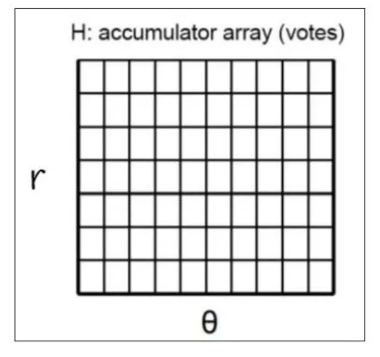
#> input picture tp9/assets/acumulator.png, 380 x 357 px
$ jupyter execute ex1.ipynb
#> lines starting #> are read from the running program, lines starting #| are printed output that depends on the picture; after the words box and inside, x2 and y2 are one past the last pixel; in counts of white or black regions, pixels touching at a corner belong together
## Ejercicio 1

El detector de bordes Canny, dada una imágen detecta los bordes de la misma. Parte de lo que se conoce como el operador Sobel donde se buscan todos los máximos locales de la misma. Los máximos locales son indicadores de un borde. A partir de este resultado, toma solo aquellos que superen cierto threshold.

Canny toma como parámetros

- Imágen blurreada (para ignorar posible ruido)
- Threshold inferior: valores en los que no se considera línea
- Threshold superior: a partir de cuando se considera línea

Entre los valores inferior y superior se realiza histeresis. Esto significa que no se considera que esta por debajo o por arriba hasta que se halla un valor por encima o por debajo.

HoughLinesP toma como parámetros

- El Canny de la imágen
- Rho: la máxima distancia de la línea detectada al origen de la imágen
- Phi: el angulo que forma la linea respecto con el origen
- Threshold: la cantidad de puntos que deben pasar para considerarla linea
- MinLineLength: la longitud mínima de la línea
- MaxLineLength: la longitud máxima de la línea

[cell 1]
import cv2
import skimage
from pathlib import Path
import numpy as np

[cell 2]
ASSETS_FOLDER_PATH = "./assets"
OUTPUT_FOLDER_PATH = "."

[cell 3]
Path(OUTPUT_FOLDER_PATH).mkdir(parents=True, exist_ok=True)

[cell 4]
acumulator = skimage.io.imread(f"{ASSETS_FOLDER_PATH}/acumulator.png")
#> acumulator is the input picture: shape (357, 380, 4); mean R, G, B, A 229, 229, 229, 255
skimage.io.imshow(acumulator)

[cell 5]
acumulator_bw = cv2.cvtColor(acumulator, cv2.COLOR_RGB2GRAY)
skimage.io.imshow(acumulator_bw)

[cell 6]
blurred_acumulator = cv2.GaussianBlur(acumulator_bw, (7, 7), 0)
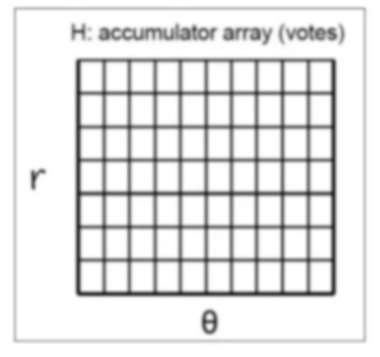
#> blurred_acumulator: shape (357, 380); min 41, max 255, mean 229
skimage.io.imshow(blurred_acumulator)

[cell 7]
canny_acumulator = cv2.Canny(blurred_acumulator, 150, 230)
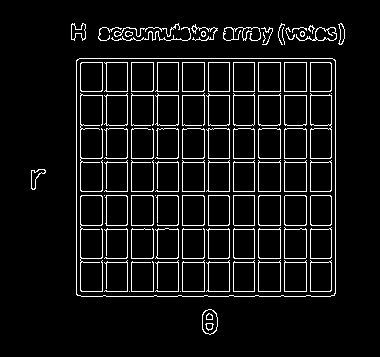
#> canny_acumulator: shape (357, 380); 7.1% white in thin lines or dots, all inside (x1, y1, x2, y2) = (31, 23, 345, 335)
skimage.io.imshow(canny_acumulator)

[cell 8]
acumulator_lines = cv2.HoughLinesP(canny_acumulator,1,np.pi/180,15)
#> acumulator_lines = 799 rows, first 6: [106, 91, 106, 62], [76, 294, 76, 60], [233, 291, 233, 262], [254, 191, 254, 162], [106, 296, 153, 296], [208, 258, 208, 229]
detected_acumulator = acumulator_bw.copy()
for i in range(detected_acumulator.shape[0]):
    for j in range(detected_acumulator.shape[1]):
        detected_acumulator[i][j] = 0
#> detected_acumulator: shape (357, 380); every value is 0
for line in acumulator_lines:
    x1,y1,x2,y2 = line[0]
    cv2.line(acumulator_bw,(x1,y1),(x2,y2),128,2)
    cv2.line(detected_acumulator,(x1,y1),(x2,y2),128,2)
#> this loop made 799 passes
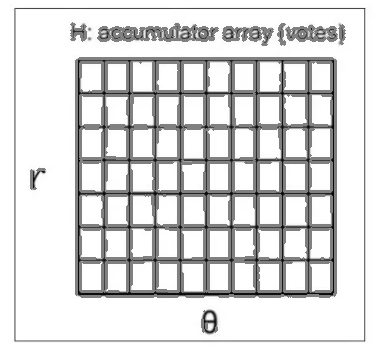
#> acumulator_bw: shape (357, 380); min 0, max 255, mean 219.9
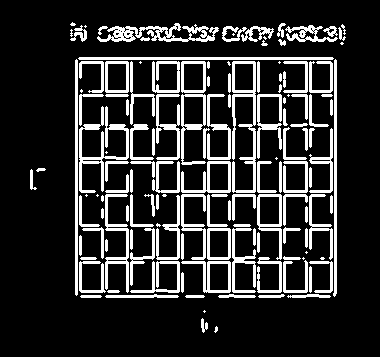
#> detected_acumulator: shape (357, 380); values 0 (black) and 128 (white), 17% white; 138 white regions (24 under 20 px), largest, box (x1, y1, x2, y2) and area: (232, 61, 256, 193) 1087, (79, 106, 129, 193) 1040, (97, 23, 219, 42) 1020

[cell 9]
skimage.io.imshow(detected_acumulator)

[cell 10]
skimage.io.imshow(acumulator_bw)

[cell 11]
lanes = skimage.io.imread(f"{ASSETS_FOLDER_PATH}/lanes.png")
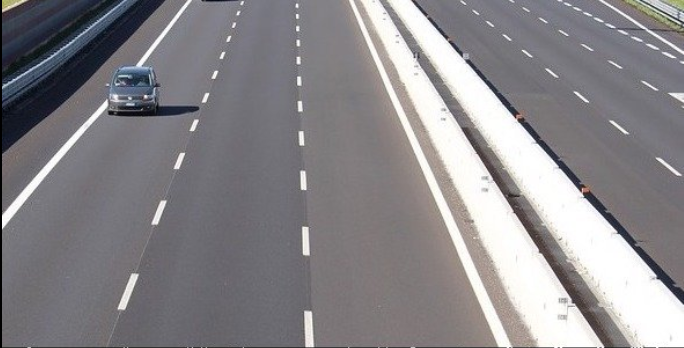
#> input picture tp9/assets/lanes.png, 684 x 348 px
#> lanes is the input picture: shape (348, 684, 4); mean R, G, B, A 136.5, 134.2, 137.6, 255
skimage.io.imshow(lanes)

[cell 12]
lanes_bw = cv2.cvtColor(lanes, cv2.COLOR_RGB2GRAY)
skimage.io.imshow(lanes_bw)

[cell 13]
blurred_lanes = cv2.GaussianBlur(lanes_bw, (7, 7), 0)
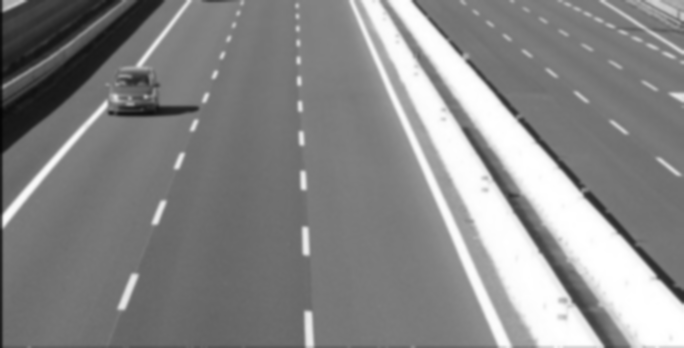
#> blurred_lanes: shape (348, 684); min 4, max 255, mean 135.4
skimage.io.imshow(blurred_lanes)

[cell 14]
canny_lanes = cv2.Canny(blurred_lanes, 150, 160)
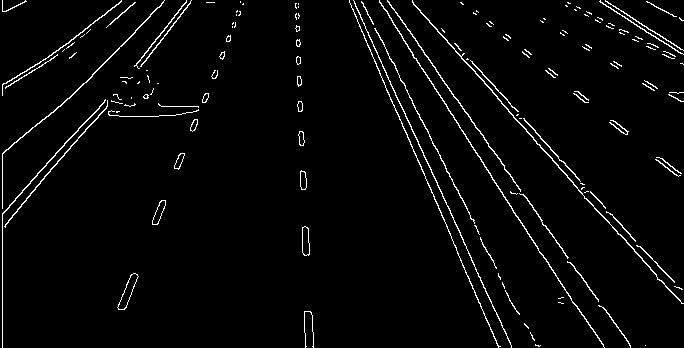
#> canny_lanes: shape (348, 684); 3% white in thin lines or dots
skimage.io.imshow(canny_lanes)

[cell 15]
lanes_lines = cv2.HoughLinesP(canny_lanes,1,np.pi/180,20)
#> lanes_lines = 528 rows, first 6: [417, 43, 453, 94], [451, 113, 459, 125], [2, 208, 2, 153], [532, 337, 534, 340], [455, 51, 473, 70], [468, 212, 470, 216]
detected_lanes = lanes_bw.copy()
for i in range(detected_lanes.shape[0]):
    for j in range(detected_lanes.shape[1]):
        detected_lanes[i][j] = 0
#> detected_lanes: shape (348, 684); every value is 0
for line in lanes_lines:
    x1,y1,x2,y2 = line[0]
    cv2.line(detected_lanes,(x1,y1),(x2,y2),128,2)
    cv2.line(lanes_bw,(x1,y1),(x2,y2),128,2)
#> this loop made 528 passes
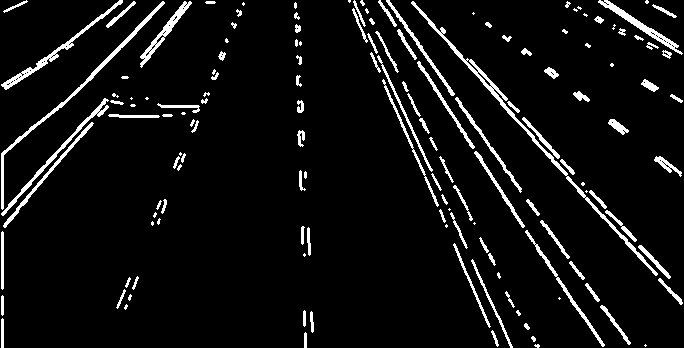
#> detected_lanes: shape (348, 684); values 0 (black) and 128 (white), 6.3% white; 148 white regions (41 under 20 px), largest, box (x1, y1, x2, y2) and area: (411, 1, 658, 276) 1468, (1, 1, 165, 210) 992, (1, 0, 123, 90) 714
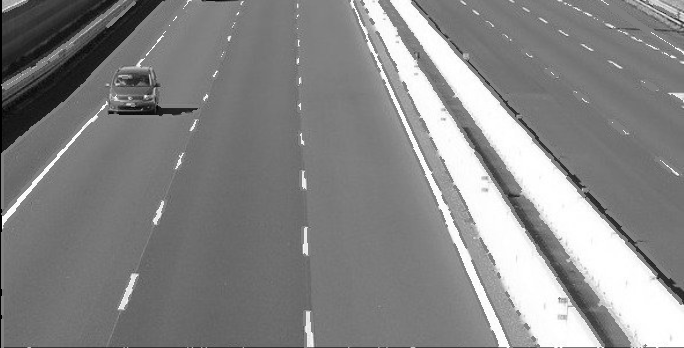
#> lanes_bw: shape (348, 684); min 0, max 255, mean 133.7
